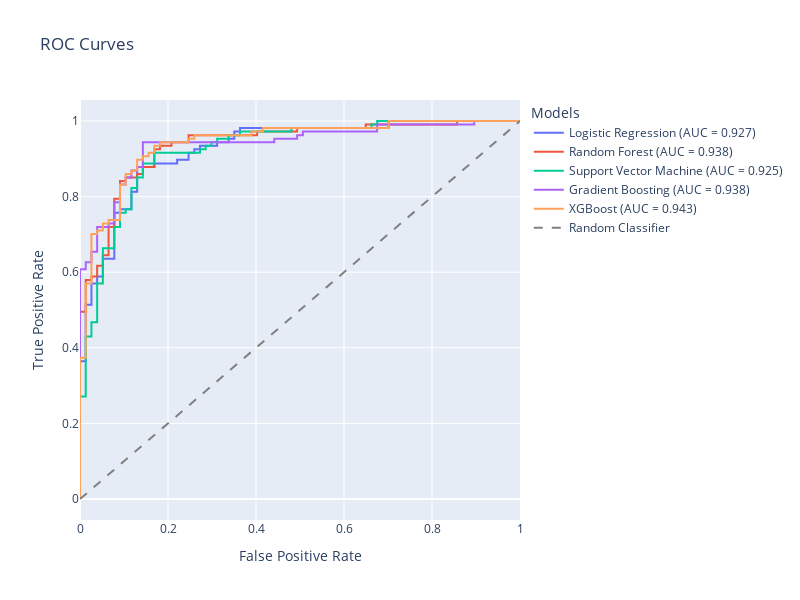

The code cell stored with this chart in its notebook:
### Markdown cell above
### ROC

### Code cell
# ROC Curves
roc_fig = plot_roc_curves(best_models, X_test, y_test)
roc_fig.show()
